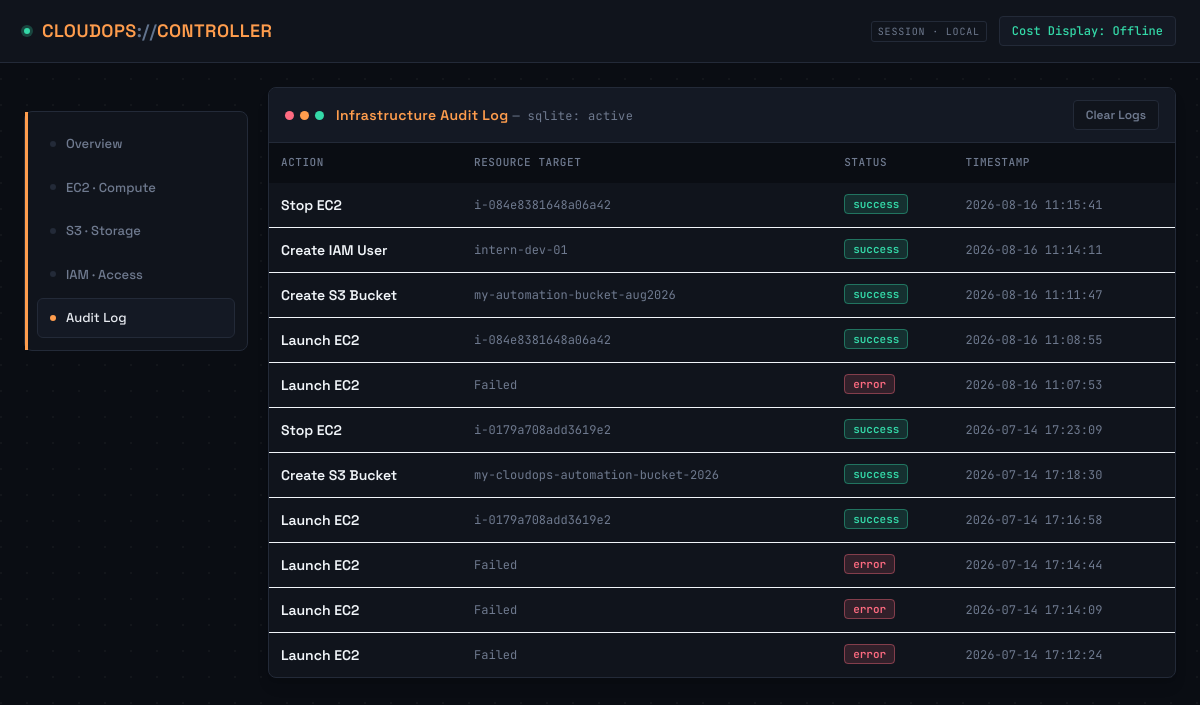
Page /logs on the committed database.
### tables this page shows
CREATE TABLE logs(
        id INTEGER PRIMARY KEY AUTOINCREMENT,
        action TEXT,
        target TEXT,
        status TEXT,
        timestamp DATETIME DEFAULT CURRENT_TIMESTAMP
    );

### app.py (the view)
@app.route('/logs')
def logs_page():
    conn=sqlite3.connect(DB_PATH)
    cursor=conn.cursor()
    cursor.execute("SELECT action,target,status,timestamp FROM logs ORDER BY timestamp DESC")
    all_logs=cursor.fetchall()
    conn.close()
    return render_template('logs.html',logs=all_logs,active_page='logs')

### templates/logs.html (shortened to what this page needs)
{% extends "base.html" %}
{% block content %}
<div class="term-window rounded-lg shadow-lg overflow-hidden">
    <div class="term-chrome flex items-center justify-between px-4 py-3">
        <div class="flex items-center gap-3">
            <div class="flex items-center gap-1.5">
                <span class="term-dot" style="background: var(--err);"></span>
                <span class="term-dot" style="background: var(--amber);"></span>
                <span class="term-dot" style="background: var(--ok);"></span>
            </div>
            <h2 class="text-sm font-semibold tracking-wide" style="color: var(--amber);">
                Infrastructure Audit Log <span class="mono text-xs font-normal" style="color: var(--muted);">— sqlite:
                    active</span>
            </h2>
        </div>
        <button onclick="clearLogs()" class="text-xs font-semibold px-3 py-1.5 rounded transition-colors"
            style="background: var(--panel); color: var(--muted); border: 1px solid var(--line);"
            onmouseover="this.style.color='var(--err)'; this.style.borderColor='var(--err)';"
            onmouseout="this.style.color='var(--muted)'; this.style.borderColor='var(--line)';">
            Clear Logs
        </button>
    </div>
    <div class="overflow-x-auto">
        <table class="w-full text-left text-sm">
            <thead style="background: var(--bg); color: var(--muted);" class="uppercase text-[11px] tracking-wider">
                <tr>
                    <th class="p-3 font-medium">Action</th>
                    <th class="p-3 font-medium">Resource Target</th>
                    <th class="p-3 font-medium">Status</th>
                    <th class="p-3 font-medium">Timestamp</th>
                </tr>
            </thead>
            <tbody class="divide-y" style="border-color: var(--line-soft);">
                {% for log in logs %}
                <tr class="transition-colors">
                    <td class="p-3 font-semibold">{{ log[0] }}</td>
                    <td class="p-3 mono text-xs" style="color: var(--muted);">{{ log[1] }}</td>
                    <td class="p-3">
                        <span class="mono px-2 py-0.5 text-[11px] rounded font-semibold border"
                            style="{% if log[2]=='success' %}background: color-mix(in srgb, var(--ok) 14%, transparent); color: var(--ok); border-color: color-mix(in srgb, var(--ok) 40%, transparent);{% else %}background: color-mix(in srgb, var(--err) 14%, transparent); color: var(--err); border-color: color-mix(in srgb, var(--err) 40%, transparent);{% endif %}">
                            {{ log[2] }}
                        </span>
                    </td>
                    <td class="p-3 mono text-xs" style="color: var(--muted);">{{ log[3] }}</td>
                </tr>
                {% else %}
                <tr>
                    <td colspan="4" class="p-6 text-center text-sm" style="color: var(--muted);">
                        No actions logged yet — provision a resource to populate the audit trail.
                    </td>
                </tr>
                {% endfor %}
            </tbody>
        </table>
    </div>
</div>
{% endblock %}

### templates/base.html (style rules this page uses)
:root { --bg: #0a0d13; --panel: #10141c; --panel-raised: #141924; --line: #232a38; --line-soft: #1a2029; --text: #e7eaf0; --muted: #6f7a8f; --amber: #ff9d4d; --ec2: #4fa8ff; --s3: #34d9a8; --iam: #c592ff; --ok: #34d9a8; --err: #ff6b81; }
body { font-family: 'Space Grotesk', ui-sans-serif, system-ui, sans-serif; background-color: var(--bg); background-image: radial-gradient(circle at 1px 1px, rgba(255, 255, 255, 0.035) 1px, transparent 0); background-size: 26px 26px; }
.mono { font-family: 'JetBrains Mono', ui-monospace, SFMono-Regular, monospace; }
.term-window { background: var(--panel); border: 1px solid var(--line); }
.term-chrome { background: var(--panel-raised); border-bottom: 1px solid var(--line); }
.term-dot { width: 9px; height: 9px; border-radius: 999px; }
table thead th { font-family: 'JetBrains Mono', monospace; }

### rows in the picture
logs: action "Stop EC2", target "i-084e8381648a06a42", status "success", timestamp "2026-08-16 11:15:41"
logs: action "Create IAM User", target "intern-dev-01", status "success", timestamp "2026-08-16 11:14:11"
logs: action "Create S3 Bucket", target "my-automation-bucket-aug2026", status "success", timestamp "2026-08-16 11:11:47"
logs: action "Launch EC2", target "i-084e8381648a06a42", status "success", timestamp "2026-08-16 11:08:55"
logs: action "Launch EC2", target "Failed", status "error", timestamp "2026-08-16 11:07:53"
logs: action "Stop EC2", target "i-0179a708add3619e2", status "success", timestamp "2026-07-14 17:23:09"
logs: action "Create S3 Bucket", target "my-cloudops-automation-bucket-2026", status "success", timestamp "2026-07-14 17:18:30"
logs: action "Launch EC2", target "i-0179a708add3619e2", status "success", timestamp "2026-07-14 17:16:58"
logs: action "Launch EC2", target "Failed", status "error", timestamp "2026-07-14 17:14:44"
logs: action "Launch EC2", target "Failed", status "error", timestamp "2026-07-14 17:14:09"
logs: action "Launch EC2", target "Failed", status "error", timestamp "2026-07-14 17:12:24"
